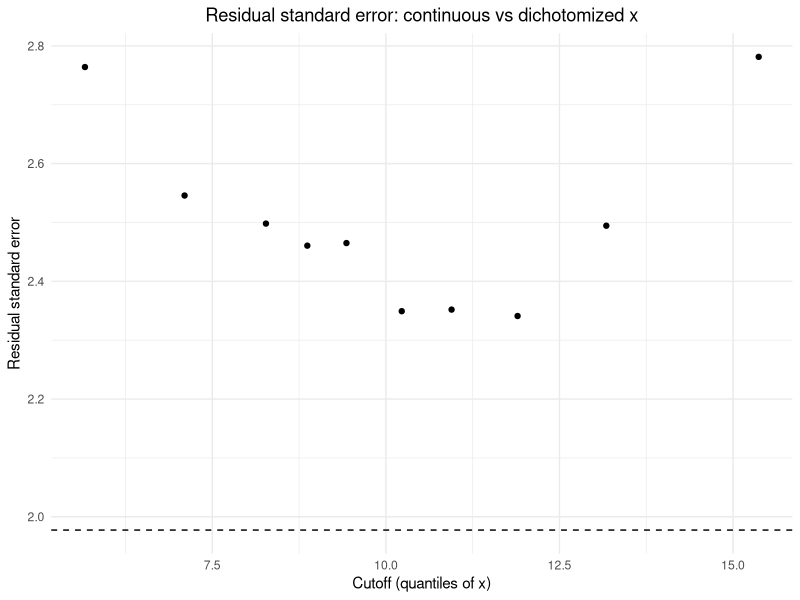

Recreate this plot in R.
# Dichotomization_worsens_your_predictions.R

library(tidyverse)

set.seed(123)

n <- 300

df <- tibble(
  x = rnorm(n, mean = 10, sd = 3)
) %>%
  mutate(
    y = 2 + 0.8 * x + rnorm(n, 0, 2)
  )

m_cont <- lm(y ~ x, data = df)

base_row <- tibble(
  model = "continuous x",
  cutoff = NA_real_,
  rse = summary(m_cont)$sigma,
  r2 = summary(m_cont)$r.squared
)

cutoffs <- quantile(df$x, probs = seq(0.05, 0.95, length.out = 10), 
                    names = FALSE)

dicho_rows <- map_dfr(cutoffs, function(cut) {
  df2 <- df %>% mutate(x_bin = as.integer(x > cut))
  m_bin <- lm(y ~ x_bin, data = df2)
  tibble(
    model = "dichotomized x",
    cutoff = cut,
    rse = summary(m_bin)$sigma,
    r2 = summary(m_bin)$r.squared
  )
})

results <- bind_rows(base_row, dicho_rows) %>%
  mutate(
    rse_change = rse - base_row$rse,
    rse_ratio = rse / base_row$rse
  ) %>%
  arrange(is.na(cutoff), cutoff)

results


ggplot(results %>% filter(!is.na(cutoff)), aes(x = cutoff, y = rse)) +
  geom_point() +
  geom_hline(yintercept = results$rse[results$model == "continuous x"], linetype = 2) +
  labs(
    title = "Residual standard error: continuous vs dichotomized x",
    x = "Cutoff (quantiles of x)",
    y = "Residual standard error"
  ) +
  theme_minimal() +
  theme(plot.title = element_text(hjust = 0.5))
